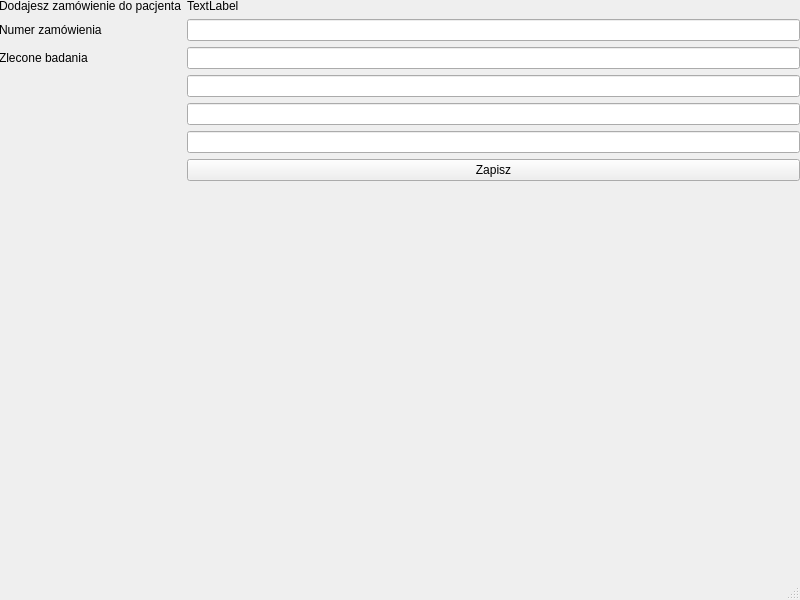
<?xml version="1.0" encoding="UTF-8"?>
<ui version="4.0">
 <class>AddOrder</class>
 <widget class="QMainWindow" name="AddOrder">
  <property name="geometry">
   <rect>
    <x>0</x>
    <y>0</y>
    <width>800</width>
    <height>600</height>
   </rect>
  </property>
  <property name="windowTitle">
   <string>MainWindow</string>
  </property>
  <widget class="QWidget" name="centralwidget">
   <widget class="QWidget" name="formLayoutWidget">
    <property name="geometry">
     <rect>
      <x>-1</x>
      <y>-1</y>
      <width>801</width>
      <height>531</height>
     </rect>
    </property>
    <layout class="QFormLayout" name="formLayout">
     <item row="0" column="0">
      <widget class="QLabel" name="infoText">
       <property name="text">
        <string>Dodajesz zamówienie do pacjenta</string>
       </property>
      </widget>
     </item>
     <item row="0" column="1">
      <widget class="QLabel" name="infoPatient">
       <property name="text">
        <string>TextLabel</string>
       </property>
      </widget>
     </item>
     <item row="1" column="0">
      <widget class="QLabel" name="idOrder">
       <property name="text">
        <string>Numer zamówienia</string>
       </property>
      </widget>
     </item>
     <item row="1" column="1">
      <widget class="QLineEdit" name="idOrderInput"/>
     </item>
     <item row="2" column="0">
      <widget class="QLabel" name="listOrder">
       <property name="text">
        <string>Zlecone badania</string>
       </property>
      </widget>
     </item>
     <item row="2" column="1">
      <widget class="QLineEdit" name="listInput1"/>
     </item>
     <item row="3" column="1">
      <widget class="QLineEdit" name="listInput3"/>
     </item>
     <item row="4" column="1">
      <widget class="QLineEdit" name="listInput2"/>
     </item>
     <item row="5" column="1">
      <widget class="QLineEdit" name="listInput4"/>
     </item>
     <item row="6" column="1">
      <widget class="QPushButton" name="saveButton">
       <property name="text">
        <string>Zapisz</string>
       </property>
      </widget>
     </item>
    </layout>
   </widget>
  </widget>
  <widget class="QStatusBar" name="statusbar"/>
 </widget>
 <resources/>
 <connections/>
</ui>
